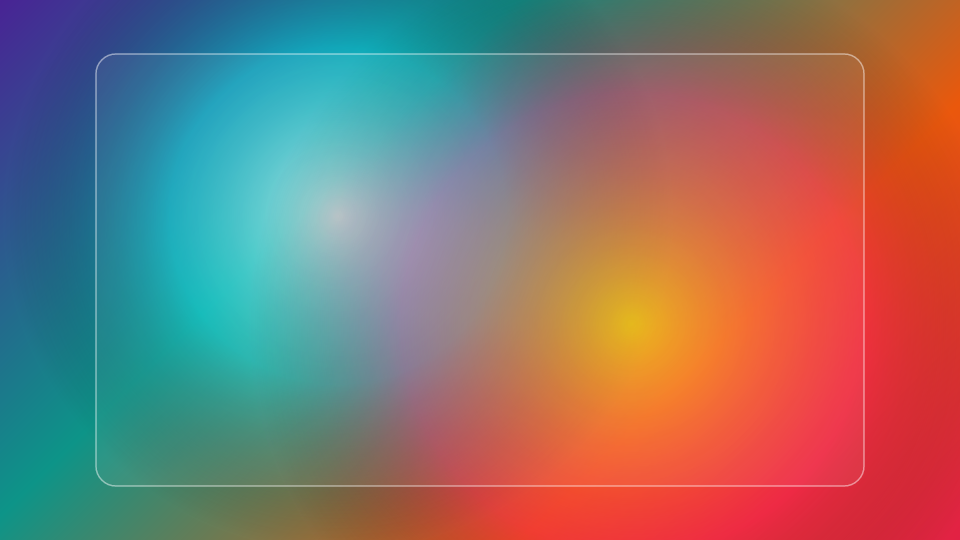
#> input picture tests/visual_golden/complex_gradients_0000.png, 960 x 540 px, found by its file name; its folder holds only this picture in this run
$ python compare_visual_golden.py
#> lines starting #> are read from the running program, lines starting #| are printed output that depends on the picture
#!/usr/bin/env python3
"""
Compares rendered test snapshots against committed golden reference frames.
Calculates both MAE (Mean Absolute Error) and SSIM (Structural Similarity Index).
Exits with code 0 if all frames are within tolerance (MAE <= 0.5% AND SSIM >= 0.99), or code 1 on regression.
"""

import argparse
import sys
from pathlib import Path

try:
    from PIL import Image
    import numpy as np
except ImportError:
    print("::error::PIL (Pillow) and numpy are required to run visual golden comparison.")
    print("Run: pip install pillow numpy")
    sys.exit(1)


def compute_ssim_numpy(im1: np.ndarray, im2: np.ndarray) -> float:
    """Computes Structural Similarity Index (SSIM) between two RGB/RGBA images using pure NumPy."""
    # Convert RGB/RGBA to luminance Y = 0.299 R + 0.587 G + 0.114 B
    y1 = 0.299 * im1[:, :, 0] + 0.587 * im1[:, :, 1] + 0.114 * im1[:, :, 2]
    y2 = 0.299 * im2[:, :, 0] + 0.587 * im2[:, :, 1] + 0.114 * im2[:, :, 2]

    k1, k2, L = 0.01, 0.03, 255.0
    c1 = (k1 * L) ** 2
    c2 = (k2 * L) ** 2

    # 11-tap 1D Gaussian kernel (sigma = 1.5)
    kernel = np.array(
        [0.0010, 0.0076, 0.0360, 0.1094, 0.2130, 0.2660, 0.2130, 0.1094, 0.0360, 0.0076, 0.0010],
        dtype=np.float32,
    )
    kernel /= kernel.sum()

    def filter2d(img):
        # Separable 1D convolution along horizontal then vertical axis
        r = np.apply_along_axis(lambda x: np.convolve(x, kernel, mode="valid"), 1, img)
        return np.apply_along_axis(lambda x: np.convolve(x, kernel, mode="valid"), 0, r)

    mu1 = filter2d(y1)
    mu2 = filter2d(y2)
    mu1_sq = mu1 * mu1
    mu2_sq = mu2 * mu2
    mu1_mu2 = mu1 * mu2

    sigma1_sq = filter2d(y1 * y1) - mu1_sq
    sigma2_sq = filter2d(y2 * y2) - mu2_sq
    sigma12 = filter2d(y1 * y2) - mu1_mu2

    numerator = (2 * mu1_mu2 + c1) * (2 * sigma12 + c2)
    denominator = (mu1_sq + mu2_sq + c1) * (sigma1_sq + sigma2_sq + c2)
    ssim_map = numerator / denominator
    return float(np.mean(ssim_map))


def compare_images(
    actual_path: Path,
    golden_path: Path,
    max_mae: float = 0.005,
    min_ssim: float = 0.99,
) -> tuple[bool, float, float, str]:
    if not actual_path.is_file():
        return False, 1.0, 0.0, f"Actual snapshot missing: {actual_path}"
    if not golden_path.is_file():
        return False, 1.0, 0.0, f"Golden reference missing: {golden_path}"

    with Image.open(actual_path) as img_a, Image.open(golden_path) as img_g:
        if img_a.size != img_g.size:
            return False, 1.0, 0.0, f"Dimension mismatch: actual {img_a.size} vs golden {img_g.size}"

        arr_a = np.asarray(img_a.convert("RGBA"), dtype=np.float32)
        arr_g = np.asarray(img_g.convert("RGBA"), dtype=np.float32)

        abs_diff = np.abs(arr_a - arr_g)
        mae = float(np.mean(abs_diff) / 255.0)

        # Compute SSIM
        ssim = compute_ssim_numpy(arr_a, arr_g)

        passed = (mae <= max_mae) and (ssim >= min_ssim)
        details = f"MAE: {mae * 100.0:.4f}% | SSIM: {ssim:.4f}"
        return passed, mae, ssim, details


def main():
    parser = argparse.ArgumentParser(description="Compare visual snapshots against golden references")
    parser.add_argument("--actual-dir", type=Path, default=Path("snapshots"), help="Directory with actual rendered PNGs")
    parser.add_argument("--golden-dir", type=Path, default=Path("tests/visual_golden"), help="Directory with golden reference PNGs")
    parser.add_argument("--max-mae", type=float, default=0.005, help="Maximum allowed Mean Absolute Error (default 0.005 = 0.5%)")
    parser.add_argument("--min-ssim", type=float, default=0.99, help="Minimum allowed SSIM index (default 0.99)")
    args = parser.parse_args()

    golden_files = sorted(args.golden_dir.glob("*.png"))
    if not golden_files:
        print(f"::error::No golden images found in {args.golden_dir}")
        sys.exit(1)

    print(f"🎬 Comparing {len(golden_files)} snapshots against golden references...")
    all_passed = True
    results = []

    for golden_path in golden_files:
        filename = golden_path.name
        actual_path = args.actual_dir / filename
        passed, mae, ssim, details = compare_images(actual_path, golden_path, args.max_mae, args.min_ssim)
#> in compare_images, img_a is the input picture: PIL image 960x540 RGBA; mean R, G, B, A 135.8, 115.9, 108.9, 255
#> in compare_images, `abs_diff = np.abs(arr_a - arr_g)`: abs_diff: shape (540, 960, 4) float32; every value is 0
#> in compare_images, `mae = float(np.mean(abs_diff) / 255.0)`: mae = 0
#> in compute_ssim_numpy, `y1 = 0.299 * im1[:, :, 0] + 0.587 * im1[:, :, 1] + 0.114 * im1[:, :, 2]`:
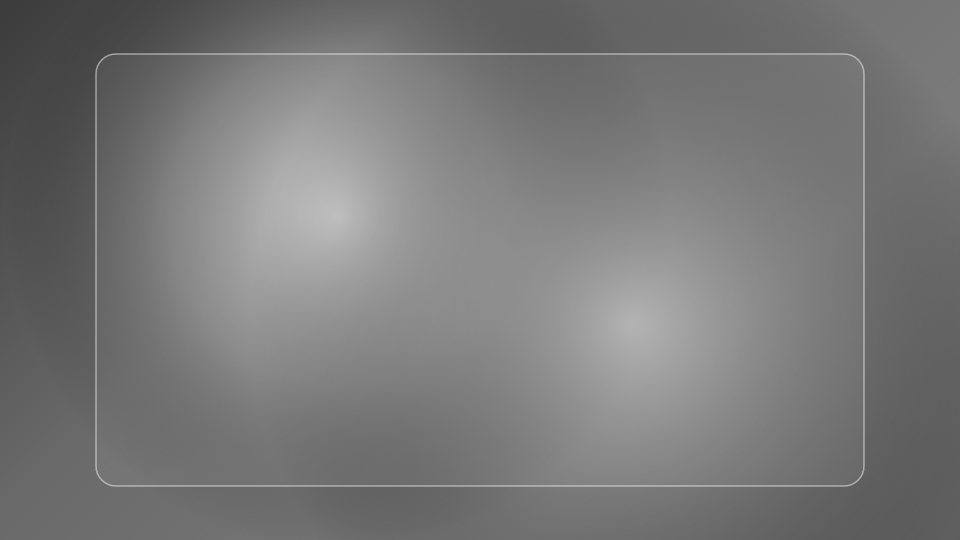
#> y1: shape (540, 960) float32; min 59.53, max 191.2, mean 121
#> in filter2d, `return np.apply_along_axis(lambda x: np.convolve(x, kernel, mode="vali..`:
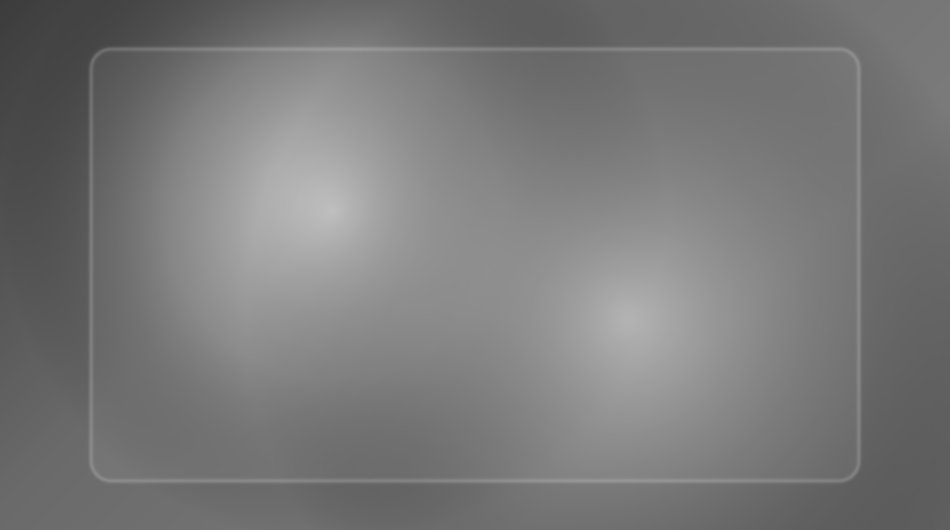
#> returned value: shape (530, 950) float32; min 60.32, max 190.4, mean 121.7
#> in compute_ssim_numpy, `mu1_sq = mu1 * mu1`:
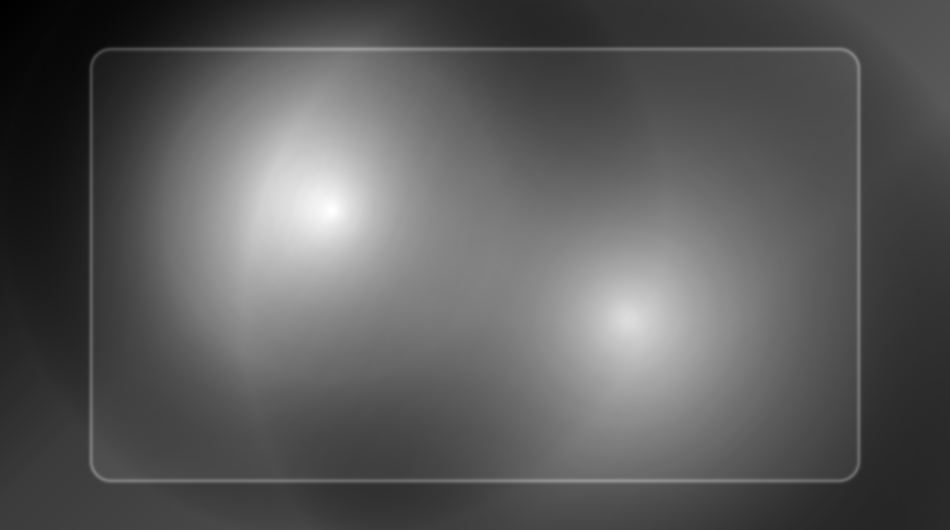
#> mu1_sq: shape (530, 950) float32; min 3638, max 36259.2, mean 15333.9; drawn with min black and max white
#> in compute_ssim_numpy, `sigma1_sq = filter2d(y1 * y1) - mu1_sq`:
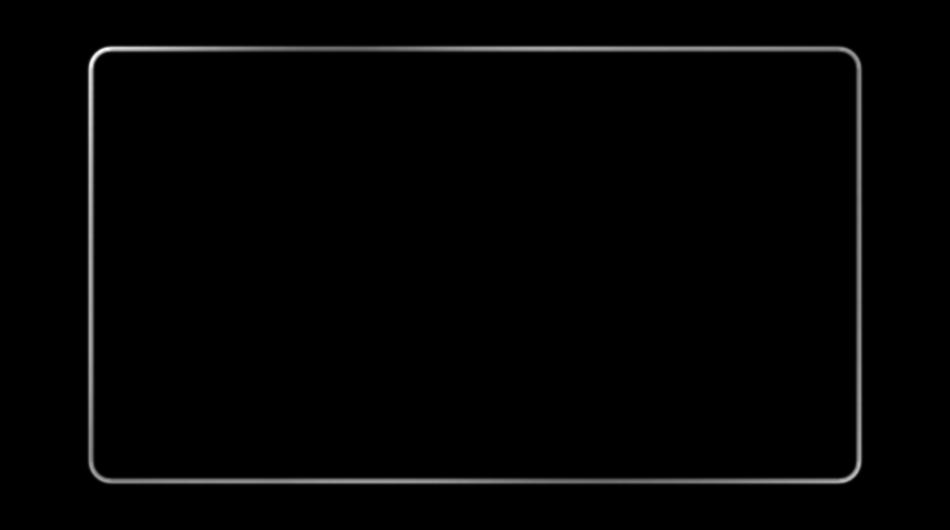
#> sigma1_sq: shape (530, 950) float32; min 0.000977, max 1238.3, mean 17; drawn with min black and max white
#> in compute_ssim_numpy, `ssim_map = numerator / denominator`: ssim_map: shape (530, 950) float32; every value is 1
#> in compare_images, `ssim = compute_ssim_numpy(arr_a, arr_g)`: ssim = 1
#> in compare_images, `passed = (mae <= max_mae) and (ssim >= min_ssim)`: passed = True
#> in compare_images, `details = f"MAE: {mae * 100.0:.4f}% | SSIM: {ssim:.4f}"`: details = 'MAE: 0.0000% | SSIM: 1.0000'
#> passed = True; mae = 0; ssim = 1; details = 'MAE: 0.0000% | SSIM: 1.0000'

        status_icon = "✅" if passed else "❌"
#> status_icon = '✅'
        results.append((status_icon, filename, f"{mae * 100.0:.4f}%", f"{ssim:.4f}", "PASS" if passed else "FAIL"))
        if not passed:
            all_passed = False

    print("\n| Status | Frame Snapshot | MAE | SSIM | Result |")
    print("|:------:|:---------------|:----|:-----|:------:|")
    for status, name, mae_str, ssim_str, res in results:
        print(f"| {status} | `{name}` | {mae_str} | {ssim_str} | **{res}** |")
#> this loop made 1 pass
#> (status, name, mae_str, ssim_str, res) on pass 1: ('✅', 'complex_gradients_0000.png', '0.0000%', '1.0000', 'PASS')
#| | ✅ | `complex_gradients_0000.png` | 0.0000% | 1.0000 | **PASS** |

    if all_passed:
        print("\n🎉 All visual regression tests passed within tolerance!")
        sys.exit(0)
#> (the program exits here)

$ run again, on tests/visual_golden/complex_gradients_0030.png
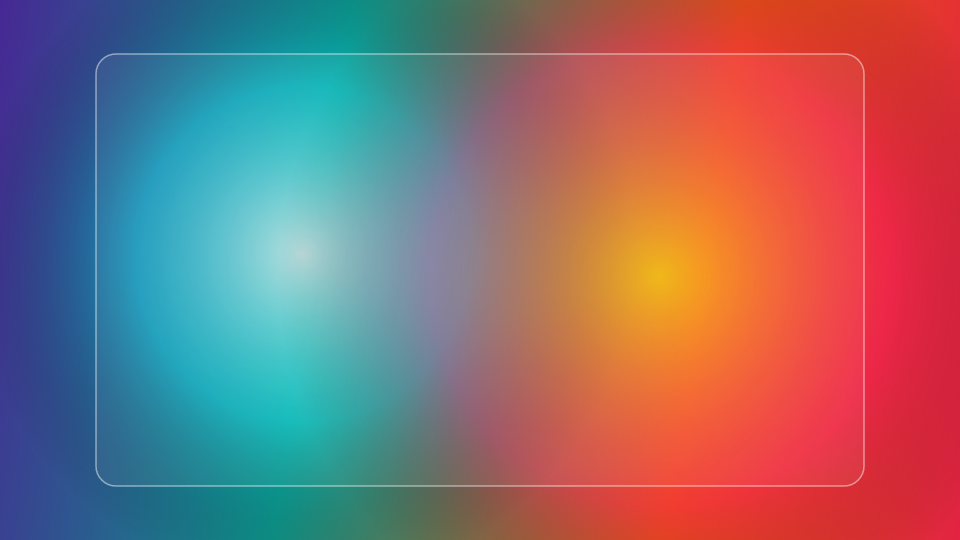
#> input picture tests/visual_golden/complex_gradients_0030.png, 960 x 540 px, found by its file name
#> in compare_images, img_a is the input picture: PIL image 960x540 RGBA; mean R, G, B, A 139.7, 109.2, 112.1, 255
#> abs_diff: shape (540, 960, 4) float32; every value is 0
#> in compare_images, `mae = float(np.mean(abs_diff) / 255.0)`: mae = 0
#> in filter2d, `return np.apply_along_axis(lambda x: np.convolve(x, kernel, mode="vali..`:
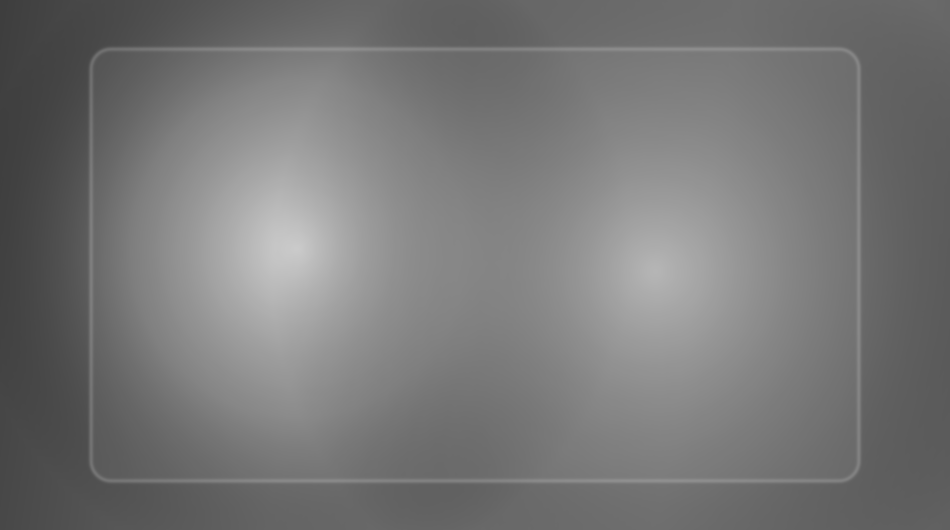
#> returned value: shape (530, 950) float32; min 62.09, max 202.4, mean 119.4
#> in compute_ssim_numpy, `mu1_sq = mu1 * mu1`:
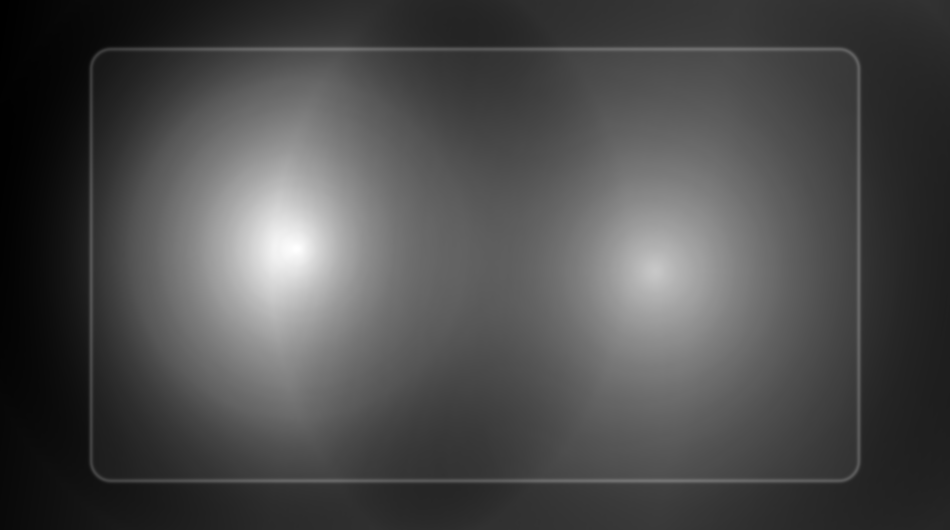
#> mu1_sq: shape (530, 950) float32; min 3855.6, max 40964.1, mean 14948.3; drawn with min black and max white
#> ssim_map: shape (530, 950) float32; every value is 1
#> in compare_images, `ssim = compute_ssim_numpy(arr_a, arr_g)`: ssim = 1
#> in compare_images, `passed = (mae <= max_mae) and (ssim >= min_ssim)`: passed = True
#> in compare_images, `details = f"MAE: {mae * 100.0:.4f}% | SSIM: {ssim:.4f}"`: details = 'MAE: 0.0000% | SSIM: 1.0000'
#> in main, `passed, mae, ssim, details = compare_images(actual_path, golden_path, ..`: passed = True; mae = 0; ssim = 1; details = 'MAE: 0.0000% | SSIM: 1.0000'
#> status_icon = '✅'
#> the loop in main, `for status, name, mae_str, ssim_str, res in results:` made 1 pass
#> (status, name, mae_str, ssim_str, res) on pass 1: ('✅', 'complex_gradients_0030.png', '0.0000%', '1.0000', 'PASS')
#> (printed output is left out)
